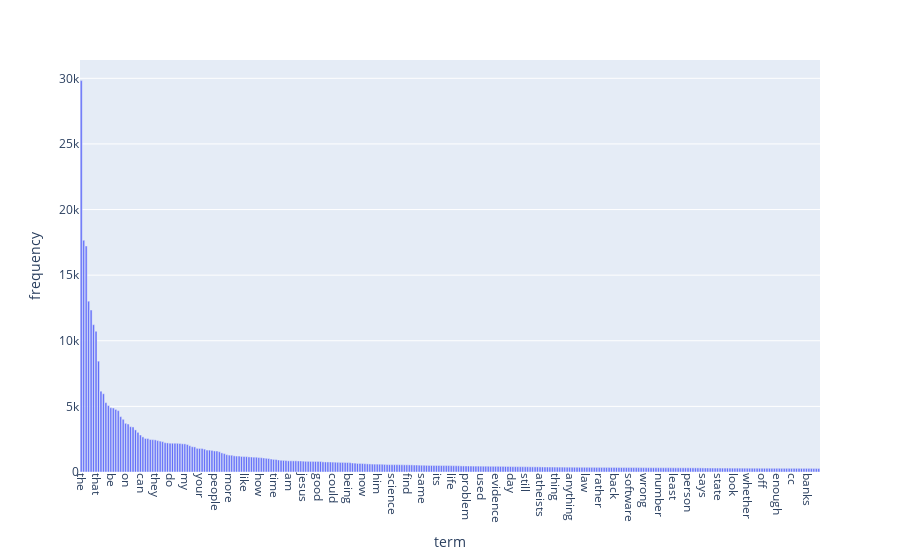

The code cell stored with this chart in its notebook:
### Markdown cell above
### >>> **Exercise 14 (take home):** 
Additionally, you can attempt to sort the terms on the `x-axis` by frequency instead of in alphabetical order. This way the visualization is more meaninfgul and you will be able to observe the so called [long tail](https://en.wikipedia.org/wiki/Long_tail) (get familiar with this term since it will appear a lot in data mining and other statistics courses). see picture below

![alt txt](https://upload.wikimedia.org/wikipedia/commons/thumb/8/8a/Long_tail.svg/1000px-Long_tail.svg.png)

### Code cell
# Answer here
# 建立 DataFrame
df = pd.DataFrame({
    'term': count_vect.get_feature_names_out(),
    'frequency': term_frequencies
})

# 按頻率排序，取前 300 高的字詞
df_top300 = df.sort_values(by='frequency', ascending=False).head(300)
fig = px.bar(df_top300, x='term', y='frequency')
fig.update_xaxes(tickangle=90)
fig.show()

### Figure 1 — Plotly figure (JSON) as saved in the notebook; plotly's stock layout.template omitted (floating-point values rounded to 4 significant figures; data arrays with more than 128 entries replaced by an {"elided": "..."} marker saying what was removed)
{"data": [{"hovertemplate": "term=%{x}<br>frequency=%{y}<extra></extra>", "legendgroup": "", "marker": {"color": "#636efa", "pattern": {"shape": ""}}, "name": "", "orientation": "v", "showlegend": false, "textposition": "auto", "type": "bar", "x": {"elided": "300 str values"}, "xaxis": "x", "y": {"elided": "300 int values"}, "yaxis": "y"}], "layout": {"barmode": "relative", "legend": {"tracegroupgap": 0}, "margin": {"t": 60}, "xaxis": {"anchor": "y", "domain": [0, 1], "tickangle": 90, "title": {"text": "term"}}, "yaxis": {"anchor": "x", "domain": [0, 1], "title": {"text": "frequency"}}}}
